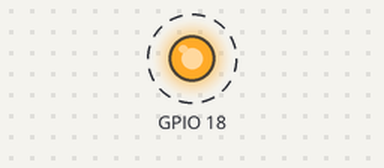
A program run on a simulated Raspberry Pi (BCM pin numbers). Shown: output pins drawn as LEDs (lit = HIGH). Dashed ring = blinking. What the program prints to the terminal is not drawn. At 10.0 s the program stops and its outputs stay as they are.

Above: at 0.2 s.
Timing chart, 0 to 3.0 s (numbered marks = the images above):
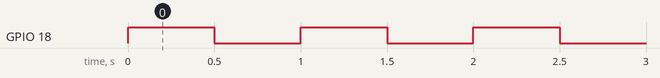

The program:

led.py
```python
import RPi.GPIO as GPIO
import time
GPIO.setmode(GPIO.BCM)
GPIO.setup(18, GPIO.OUT) ## GPIO 18 como salida

def blink():
        print("Ejecución de la función blink...")
        for iteracion in range(10): ## Segundos que durara la funcion
                GPIO.output(18, True) ## Enciendo el 18
                time.sleep(0.5) ## Esperamos 0.5 segundo
                GPIO.output(18, False) ## Apago el 18
                time.sleep(0.5) ## Esperamos 0.5 segundo
                print(iteracion)
        print("Ejecucion de la función blink finalizada")
        GPIO.cleanup() ## Hago una limpieza de los GPIO

# Código principal desde el que usamos todas las funciones
blink()
```

Measured:
- by itself, GPIO 18: alternates HIGH for 0.50 s and LOW for 0.50 s, 20 changes in all, then stays LOW
